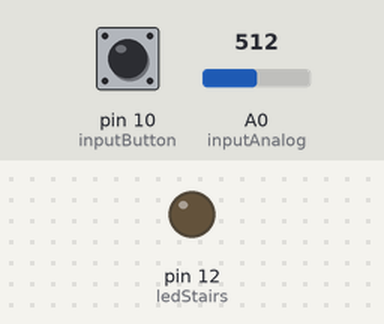
Simulated run of this sketch. Board: Arduino Uno, built with avr-gcc and run on an emulated ATmega328P. Parts: output pins drawn as LEDs (lit = HIGH). The inputs (shaded band) are chosen by the test bench; at power-on: pin 10 (inputButton) HIGH, A0 (inputAnalog) = 512.

Above: at 1.2 s.
1.3 s: pin 10 (inputButton) pulled LOW for 0.15 s
At 2.4 s:
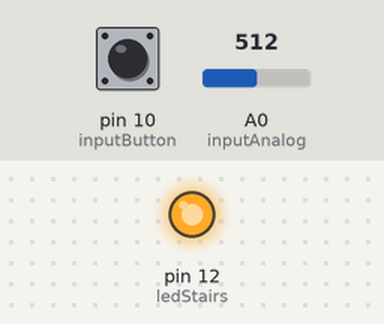
Timing chart, 0 to 7.9 s (numbered marks = the images above; inputs shaded):
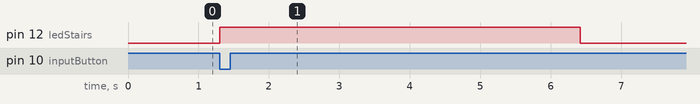

Measured:
- after the input at 1.3 s, pin 12 (ledStairs): LOW → HIGH at once, → LOW 5.1 s later

The sketch:

Project_4_LED_staircase_light.ino
```cpp
int ledStairs = 12;
int inputButton = 10;
int inputButtonValue = 0;
int inputAnalog = 14;
int inputAnalogValue = 0;

void setup() {
  pinMode(ledStairs, OUTPUT);
  pinMode(inputButton, INPUT);
}

void loop() {
  inputButtonValue = digitalRead(inputButton);
  inputAnalogValue = analogRead(inputAnalog);

  // Button press
  if (inputButtonValue == LOW) {
    // led on
    digitalWrite(ledStairs, HIGH);
    // delay max 10sek = 10 * 1024
    int onDelay = 10 * inputAnalogValue;
    delay(onDelay);
  } else {
    digitalWrite(ledStairs, LOW);
  }
}
```
